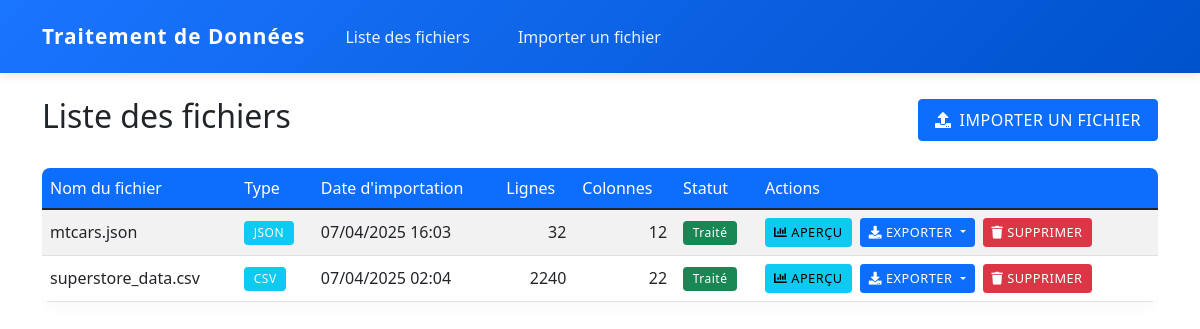
/, run on an earlier commit of the app's database.
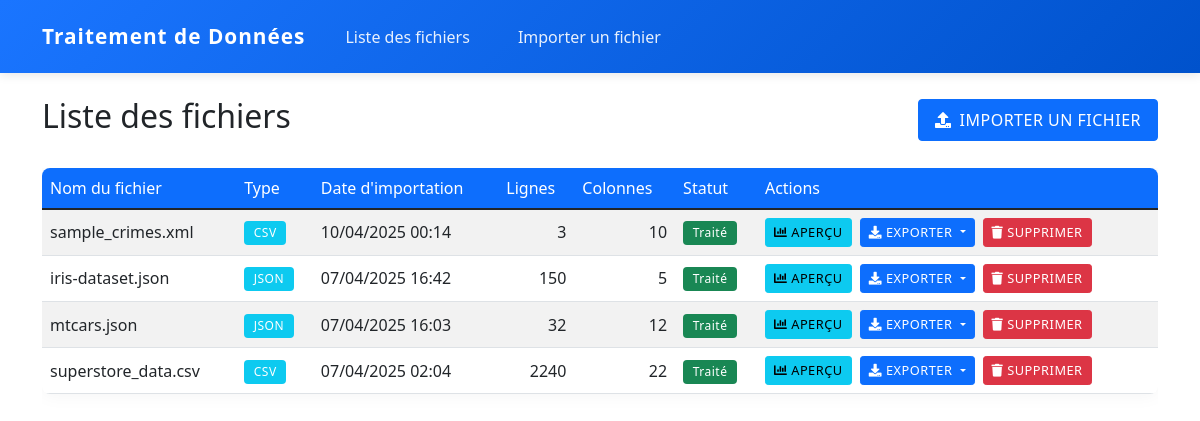
And on a later commit of the database.
### data_processor/models.py (models this page shows, shortened)
class DataFile(models.Model):
    file = models.FileField(upload_to='uploads/%Y/%m/%d/', verbose_name='Fichier')
    original_filename = models.CharField(max_length=255, verbose_name='Nom du fichier original')
    upload_date = models.DateTimeField(default=timezone.now, verbose_name='Date d\'importation')
    original_file_type = models.CharField(max_length=10, verbose_name='Type de fichier original', default='unknown')
    file_type = models.CharField(max_length=10, verbose_name='Type de fichier')
    processed = models.BooleanField(default=False, verbose_name='Traité')
    row_count = models.IntegerField(default=0, verbose_name='Nombre de lignes')
    column_count = models.IntegerField(default=0, verbose_name='Nombre de colonnes')
    missing_values = models.JSONField(default=dict, verbose_name='Valeurs manquantes')
    outliers = models.JSONField(default=dict, verbose_name='Valeurs aberrantes')
    processing_summary = models.JSONField(default=dict, verbose_name='Résumé du traitement')
    class Meta:
        verbose_name = 'Fichier de données'
        verbose_name_plural = 'Fichiers de données'
        ordering = ['-upload_date']

### data_processor/views.py (the view)
# urls.py: path('', views.FileListView.as_view(), name='file_list'),
class FileListView(ListView):
    model = DataFile
    template_name = 'data_processor/file_list.html'
    context_object_name = 'files'
    ordering = ['-upload_date']

### data_processor/templatetags/custom_filters.py (called while the page is built)
@register.filter
def multiply(value, arg):
    try:
        return float(value) * float(arg)
    except (ValueError, TypeError):
        return 0

@register.filter
def divide(value, arg):
    try:
        return float(value) / float(arg)
    except (ValueError, TypeError, ZeroDivisionError):
        return 0

### templates/data_processor/file_list.html (shortened to what this page needs)
{% extends 'base.html' %}
{% load static %}
{% load custom_filters %}
{% block content %}
<div class="row">
    <div class="col-12 mb-4">
        <div class="d-flex justify-content-between align-items-center">
            <h2>Liste des fichiers</h2>
            <a href="{% url 'upload_file' %}" class="btn btn-primary">
                <i class="fas fa-upload me-2"></i>Importer un fichier
            </a>
        </div>
    </div>
    {% if files %}
        <div class="col-12">
            <div class="table-responsive">
                <table class="table table-striped table-hover align-middle">
                    <thead class="table-primary">
                        <tr>
                            <th class="text-nowrap">Nom du fichier</th>
                            <th class="text-nowrap">Type</th>
                            <th class="text-nowrap">Date d'importation</th>
                            <th class="text-nowrap">Lignes</th>
                            <th class="text-nowrap">Colonnes</th>
                            <th class="text-nowrap">Statut</th>
                            <th class="text-nowrap">Actions</th>
                        </tr>
                    </thead>
                    <tbody>
                        {% for file in files %}
                            <tr>
                                <td class="text-break">{{ file.original_filename }}</td>
                                <td><span class="badge bg-info text-wrap">{{ file.file_type|upper }}</span></td>
                                <td class="text-nowrap">{{ file.upload_date|date:"d/m/Y H:i" }}</td>
                                <td class="text-end">{{ file.row_count }}</td>
                                <td class="text-end">{{ file.column_count }}</td>
                                <td>
                                    {% if file.processed %}
                                        <span class="badge bg-success">Traité</span>
                                    {% else %}
                                        <span class="badge bg-warning">En attente</span>
                                    {% endif %}
                                </td>
                                <td>
                                    <div class="d-flex flex-wrap gap-2">
                                        {% if file.processed %}
                                            <button type="button" class="btn btn-sm btn-info" data-bs-toggle="modal" data-bs-target="#previewModal{{ file.pk }}">
                                                <i class="fas fa-chart-bar me-1"></i>Aperçu
                                            </button>
                                            <div class="dropdown">
                                                <button type="button" class="btn btn-sm btn-primary dropdown-toggle" data-bs-toggle="dropdown" aria-expanded="false">
                                                    <i class="fas fa-download me-1"></i>Exporter
                                                </button>
                                            </div>
                                            <button type="button" class="btn btn-sm btn-danger" data-bs-toggle="modal" data-bs-target="#deleteModal{{ file.pk }}">
                                                <i class="fas fa-trash me-1"></i>Supprimer
                                            </button>
                                        {% endif %}
                                    </div>
                                </td>
                            </tr>
                        {% endfor %}
                    </tbody>
                </table>
            </div>
        </div>
    {% else %}
        <div class="col-12">
            <div class="alert alert-info">
                <i class="fas fa-info-circle me-2"></i>Aucun fichier n'a été importé.
            </div>
        </div>
    {% endif %}
</div>
{% endblock %}

### templates/base.html (shortened to what this page needs)
<!DOCTYPE html>
{% load static %}
<html lang="fr">
<head>
    <link href="https://cdn.jsdelivr.net/npm/bootstrap@5.1.3/dist/css/bootstrap.min.css" rel="stylesheet">
    <link href="https://cdnjs.cloudflare.com/ajax/libs/font-awesome/5.15.4/css/all.min.css" rel="stylesheet">
    <link href="{% static 'css/style.css' %}" rel="stylesheet">
</head>
<body>
    <nav class="navbar navbar-expand-lg navbar-dark bg-primary mb-4">
        <div class="container">
            <a class="navbar-brand" href="{% url 'file_list' %}">Traitement de Données</a>
            <div class="collapse navbar-collapse" id="navbarNav">
                <ul class="navbar-nav">
                    <li class="nav-item">
                        <a class="nav-link" href="{% url 'file_list' %}">Liste des fichiers</a>
                    </li>
                    <li class="nav-item">
                        <a class="nav-link" href="{% url 'upload_file' %}">Importer un fichier</a>
                    </li>
                </ul>
            </div>
        </div>
    </nav>
    <div class="container">
        {% block content %}
        {% endblock %}
    </div>
</body>
</html>

### static/css/style.css (style rules this page uses)
:root { --primary-color: #0d6efd; --primary-hover: #0b5ed7; --success-color: #198754; --warning-color: #ffc107; --info-color: #0dcaf0; --danger-color: #dc3545; --navbar-gradient-start: #1a75ff; --navbar-gradient-end: #0052cc; }
.table { border-radius: 8px; overflow: hidden; box-shadow: 0 0 20px rgba(0,0,0,0.05); }
.table thead th { background-color: var(--primary-color); color: white; font-weight: 500; border: none; }
.table tbody tr { transition: background-color 0.2s; }
.badge { padding: 0.5em 0.8em; font-weight: 500; letter-spacing: 0.5px; }
.btn { transition: all 0.2s; font-weight: 500; text-transform: uppercase; letter-spacing: 0.5px; padding: 0.5rem 1rem; }
.btn-sm { font-size: 0.8rem; padding: 0.25rem 0.5rem; }
.navbar { background: linear-gradient(135deg, var(--navbar-gradient-start), var(--navbar-gradient-end)) !important; box-shadow: 0 2px 10px rgba(0,0,0,0.1); padding: 1rem 0; transition: all 0.3s ease; }
.navbar-brand { font-weight: 700; letter-spacing: 1px; font-size: 1.3rem; transition: all 0.3s ease; }
.nav-item { margin: 0 0.5rem; }
.nav-link { position: relative; font-weight: 500; padding: 0.5rem 1rem !important; transition: all 0.3s ease; color: rgba(255, 255, 255, 0.9) !important; }
.nav-link::after { content: ''; position: absolute; bottom: 0; left: 50%; width: 0; height: 2px; background-color: #ffffff; transition: all 0.3s ease; transform: translateX(-50%); }

What changed in the data, as far as the page shows it:
added DataFile: original_filename "sample_crimes.xml", file_type "CSV", upload_date "10/04/2025 00:14", row_count "3", column_count "10", processed "Traité"
added DataFile: original_filename "iris-dataset.json", file_type "JSON", upload_date "07/04/2025 16:42", row_count "150", column_count "5", processed "Traité"
